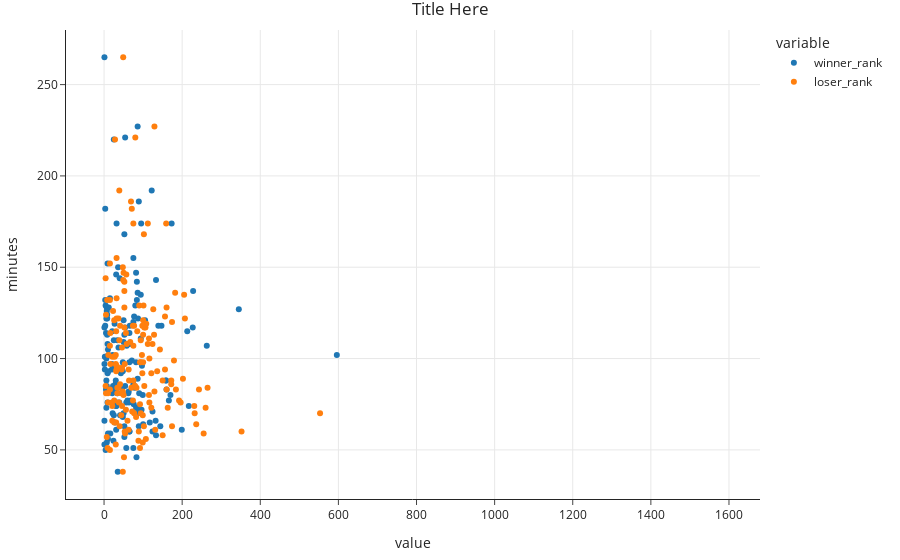

Source (notebook cell):
### Code cell
(
    matches_df
    .sample(200, random_state=23)
    .plot(kind='scatter', x=['winner_rank', 'loser_rank'], y='minutes',
          # hover_name='round', size=['winner_rank', 'loser_rank'],
          title='Title Here')
)

### Figure 1 — Plotly figure (JSON) as saved in the notebook; plotly's stock layout.template omitted (floating-point values rounded to 4 significant figures; data arrays with more than 128 entries replaced by an {"elided": "..."} marker saying what was removed)
{"data": [{"hovertemplate": "variable=winner_rank<br>value=%{x}<br>minutes=%{y}<extra></extra>", "legendgroup": "winner_rank", "marker": {"color": "#1F77B4", "symbol": "circle"}, "mode": "markers", "name": "winner_rank", "orientation": "v", "showlegend": true, "type": "scatter", "x": {"elided": "200 int values"}, "xaxis": "x", "y": {"elided": "200 int values"}, "yaxis": "y"}, {"hovertemplate": "variable=loser_rank<br>value=%{x}<br>minutes=%{y}<extra></extra>", "legendgroup": "loser_rank", "marker": {"color": "#FF7F0E", "symbol": "circle"}, "mode": "markers", "name": "loser_rank", "orientation": "v", "showlegend": true, "type": "scatter", "x": {"elided": "200 int values"}, "xaxis": "x", "y": {"elided": "200 int values"}, "yaxis": "y"}], "layout": {"legend": {"title": {"text": "variable"}, "tracegroupgap": 0}, "title": {"text": "Title Here"}, "xaxis": {"anchor": "y", "domain": [0, 1], "title": {"text": "value"}}, "yaxis": {"anchor": "x", "domain": [0, 1], "title": {"text": "minutes"}}}}
